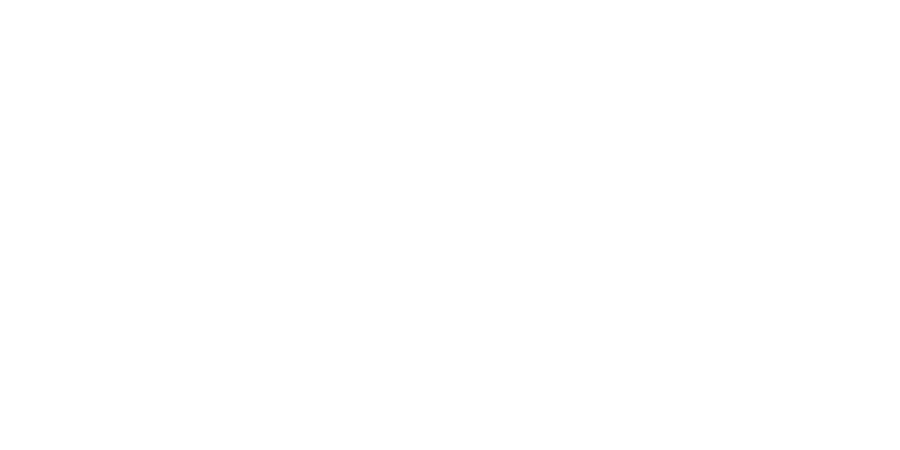
Frame 1 (no input)
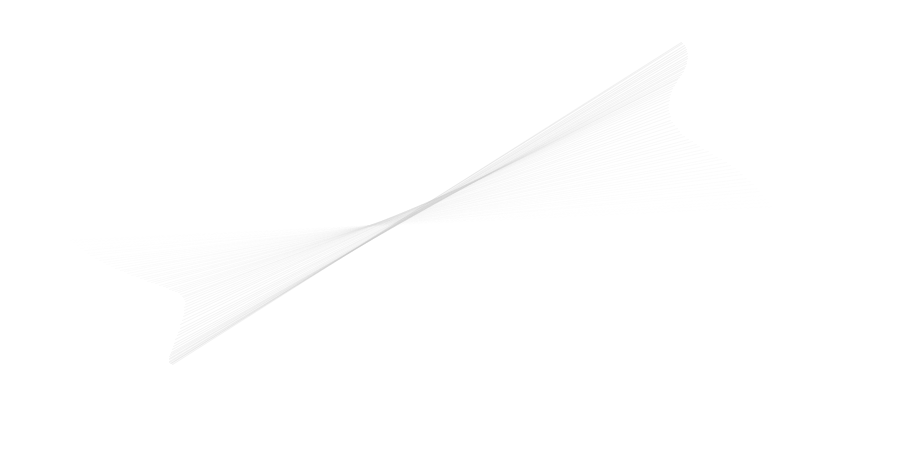
Frame 60 (the mouse pressed at the canvas centre just before this capture)
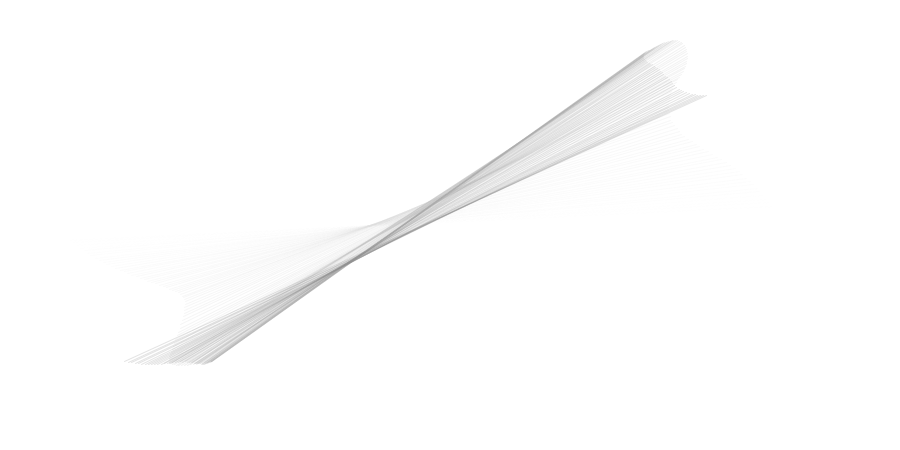
Frame 120 (the mouse held since frame 60 and released just before this capture)

The Processing sketch that drew these frames (run headless with seeded random() and noise(); from frame 60 on, the mouse is pressed at the canvas centre):

// Processing sketch: processing_49625
// ── processing_49625.pde


int _num = 10;    
float _angnoise, _radiusnoise;
float _xnoise, _ynoise;
float _angle = -PI/2;
float _radius =1100;
float _strokeCol = 254;

//================================= init

void setup() {
  size(900, 450);
  smooth(); 
  frameRate(30);
  
  clearBackground();
  
  _angnoise = random(10);
  _radiusnoise = random(10);
  _xnoise = random(10);
  _ynoise = random(10);
}

void clearBackground() {
  background(255);
}

//================================= frame loop

void draw() {
  
  _radiusnoise += 0.005;
  _radius = (noise(_radiusnoise) * 950) +1;
  
  _angnoise += 0.005;
  _angle += (noise(_angnoise) * 6) - 3;
  if (_angle > 360) { _angle -= 360; }
  if (_angle < 0) { _angle += 360; }
  
  // wobble centre
  _xnoise += 0.01;
  _ynoise += 0.01;
  float centreX = width/2 + (noise(_xnoise) * 100) - 50;
  float centreY = height/2 + (noise(_ynoise) * 100) - 50;
  
  float rad = radians(_angle);
  float x1 = centreX + (_radius * cos(rad));
  float y1 = centreY + (_radius * sin(rad));
  
  // opposite
  float opprad = rad + PI;
  float x2 = centreX + (_radius * cos(opprad));
  float y2 = centreY + (_radius * sin(opprad));
  
  
  noFill();
  _strokeCol += _strokeChange;
  if (_strokeCol > 254) { _strokeChange *= -1; }
  if (_strokeCol < 0) { _strokeChange *= -1; }
  stroke(_strokeCol, 60);
  strokeWeight(1);
  line(x1, y1, x2, y2);
}

int _strokeChange = -1;


//================================= interaction

void mousePressed() { 
  clearBackground();
}
